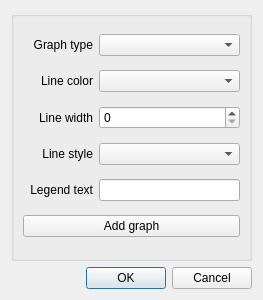
<?xml version="1.0" encoding="UTF-8"?>
<ui version="4.0">
 <class>SvGraphParamsDialog</class>
 <widget class="QDialog" name="SvGraphParamsDialog">
  <property name="geometry">
   <rect>
    <x>0</x>
    <y>0</y>
    <width>263</width>
    <height>300</height>
   </rect>
  </property>
  <property name="windowTitle">
   <string>Dialog</string>
  </property>
  <layout class="QVBoxLayout" name="verticalLayout">
   <item>
    <widget class="QGroupBox" name="groupBox">
     <property name="title">
      <string/>
     </property>
     <layout class="QVBoxLayout" name="verticalLayout_2">
      <item>
       <layout class="QHBoxLayout" name="horizontalLayout">
        <item>
         <widget class="QLabel" name="labelGraphType">
          <property name="sizePolicy">
           <sizepolicy hsizetype="Fixed" vsizetype="Preferred">
            <horstretch>0</horstretch>
            <verstretch>0</verstretch>
           </sizepolicy>
          </property>
          <property name="minimumSize">
           <size>
            <width>70</width>
            <height>0</height>
           </size>
          </property>
          <property name="maximumSize">
           <size>
            <width>70</width>
            <height>16777215</height>
           </size>
          </property>
          <property name="text">
           <string>Graph type</string>
          </property>
          <property name="alignment">
           <set>Qt::AlignRight|Qt::AlignTrailing|Qt::AlignVCenter</set>
          </property>
         </widget>
        </item>
        <item>
         <widget class="QComboBox" name="cbGraphType">
          <property name="sizePolicy">
           <sizepolicy hsizetype="Expanding" vsizetype="Fixed">
            <horstretch>0</horstretch>
            <verstretch>0</verstretch>
           </sizepolicy>
          </property>
         </widget>
        </item>
       </layout>
      </item>
      <item>
       <layout class="QHBoxLayout" name="horizontalLayout_2">
        <item>
         <widget class="QLabel" name="labelLineColor">
          <property name="sizePolicy">
           <sizepolicy hsizetype="Fixed" vsizetype="Preferred">
            <horstretch>0</horstretch>
            <verstretch>0</verstretch>
           </sizepolicy>
          </property>
          <property name="minimumSize">
           <size>
            <width>70</width>
            <height>0</height>
           </size>
          </property>
          <property name="maximumSize">
           <size>
            <width>70</width>
            <height>16777215</height>
           </size>
          </property>
          <property name="text">
           <string>Line color</string>
          </property>
          <property name="alignment">
           <set>Qt::AlignRight|Qt::AlignTrailing|Qt::AlignVCenter</set>
          </property>
         </widget>
        </item>
        <item>
         <widget class="QComboBox" name="cbLineColor"/>
        </item>
       </layout>
      </item>
      <item>
       <layout class="QHBoxLayout" name="horizontalLayout_3">
        <item>
         <widget class="QLabel" name="labelLineWidth">
          <property name="sizePolicy">
           <sizepolicy hsizetype="Fixed" vsizetype="Preferred">
            <horstretch>0</horstretch>
            <verstretch>0</verstretch>
           </sizepolicy>
          </property>
          <property name="minimumSize">
           <size>
            <width>70</width>
            <height>0</height>
           </size>
          </property>
          <property name="maximumSize">
           <size>
            <width>70</width>
            <height>16777215</height>
           </size>
          </property>
          <property name="text">
           <string>Line width</string>
          </property>
          <property name="alignment">
           <set>Qt::AlignRight|Qt::AlignTrailing|Qt::AlignVCenter</set>
          </property>
         </widget>
        </item>
        <item>
         <widget class="QSpinBox" name="spinLineWidth"/>
        </item>
       </layout>
      </item>
      <item>
       <layout class="QHBoxLayout" name="horizontalLayout_4">
        <item>
         <widget class="QLabel" name="labelLineStyle">
          <property name="sizePolicy">
           <sizepolicy hsizetype="Fixed" vsizetype="Preferred">
            <horstretch>0</horstretch>
            <verstretch>0</verstretch>
           </sizepolicy>
          </property>
          <property name="minimumSize">
           <size>
            <width>70</width>
            <height>0</height>
           </size>
          </property>
          <property name="maximumSize">
           <size>
            <width>70</width>
            <height>16777215</height>
           </size>
          </property>
          <property name="text">
           <string>Line style</string>
          </property>
          <property name="alignment">
           <set>Qt::AlignRight|Qt::AlignTrailing|Qt::AlignVCenter</set>
          </property>
         </widget>
        </item>
        <item>
         <widget class="QComboBox" name="cbLineStyle"/>
        </item>
       </layout>
      </item>
      <item>
       <layout class="QHBoxLayout" name="horizontalLayout_5">
        <item>
         <widget class="QLabel" name="labelLegendText">
          <property name="sizePolicy">
           <sizepolicy hsizetype="Fixed" vsizetype="Preferred">
            <horstretch>0</horstretch>
            <verstretch>0</verstretch>
           </sizepolicy>
          </property>
          <property name="minimumSize">
           <size>
            <width>70</width>
            <height>0</height>
           </size>
          </property>
          <property name="maximumSize">
           <size>
            <width>70</width>
            <height>16777215</height>
           </size>
          </property>
          <property name="text">
           <string>Legend text</string>
          </property>
          <property name="alignment">
           <set>Qt::AlignRight|Qt::AlignTrailing|Qt::AlignVCenter</set>
          </property>
         </widget>
        </item>
        <item>
         <widget class="QLineEdit" name="editLegendText"/>
        </item>
       </layout>
      </item>
      <item>
       <widget class="QPushButton" name="bnAddGraph">
        <property name="text">
         <string>Add graph</string>
        </property>
       </widget>
      </item>
     </layout>
    </widget>
   </item>
   <item>
    <widget class="QDialogButtonBox" name="buttonBox">
     <property name="orientation">
      <enum>Qt::Horizontal</enum>
     </property>
     <property name="standardButtons">
      <set>QDialogButtonBox::Cancel|QDialogButtonBox::Ok</set>
     </property>
    </widget>
   </item>
  </layout>
 </widget>
 <resources/>
 <connections>
  <connection>
   <sender>buttonBox</sender>
   <signal>accepted()</signal>
   <receiver>SvGraphParamsDialog</receiver>
   <slot>accept()</slot>
   <hints>
    <hint type="sourcelabel">
     <x>248</x>
     <y>254</y>
    </hint>
    <hint type="destinationlabel">
     <x>157</x>
     <y>274</y>
    </hint>
   </hints>
  </connection>
  <connection>
   <sender>buttonBox</sender>
   <signal>rejected()</signal>
   <receiver>SvGraphParamsDialog</receiver>
   <slot>reject()</slot>
   <hints>
    <hint type="sourcelabel">
     <x>316</x>
     <y>260</y>
    </hint>
    <hint type="destinationlabel">
     <x>286</x>
     <y>274</y>
    </hint>
   </hints>
  </connection>
 </connections>
</ui>
